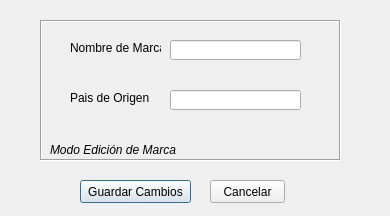
<?xml version="1.0" encoding="UTF-8"?>
<ui version="4.0">
 <class>Dialog</class>
 <widget class="QDialog" name="Dialog">
  <property name="geometry">
   <rect>
    <x>0</x>
    <y>0</y>
    <width>390</width>
    <height>216</height>
   </rect>
  </property>
  <property name="windowTitle">
   <string>Dialog</string>
  </property>
  <widget class="QFrame" name="frame">
   <property name="geometry">
    <rect>
     <x>40</x>
     <y>20</y>
     <width>301</width>
     <height>141</height>
    </rect>
   </property>
   <property name="frameShape">
    <enum>QFrame::Box</enum>
   </property>
   <property name="frameShadow">
    <enum>QFrame::Sunken</enum>
   </property>
   <widget class="QLineEdit" name="campo_pais">
    <property name="geometry">
     <rect>
      <x>130</x>
      <y>70</y>
      <width>131</width>
      <height>20</height>
     </rect>
    </property>
    <property name="statusTip">
     <string>Modifique para agregar/editar el pais de origen</string>
    </property>
   </widget>
   <widget class="QLabel" name="label_2">
    <property name="geometry">
     <rect>
      <x>30</x>
      <y>70</y>
      <width>81</width>
      <height>16</height>
     </rect>
    </property>
    <property name="text">
     <string>Pais de Origen</string>
    </property>
   </widget>
   <widget class="QLabel" name="label">
    <property name="geometry">
     <rect>
      <x>30</x>
      <y>20</y>
      <width>91</width>
      <height>16</height>
     </rect>
    </property>
    <property name="text">
     <string>Nombre de Marca</string>
    </property>
   </widget>
   <widget class="QLineEdit" name="campo_nombre">
    <property name="geometry">
     <rect>
      <x>130</x>
      <y>20</y>
      <width>131</width>
      <height>20</height>
     </rect>
    </property>
    <property name="toolTip">
     <string>Modifique para agregar/editar una nueva marca</string>
    </property>
   </widget>
   <widget class="QLabel" name="info_modo">
    <property name="geometry">
     <rect>
      <x>10</x>
      <y>120</y>
      <width>161</width>
      <height>20</height>
     </rect>
    </property>
    <property name="font">
     <font>
      <weight>50</weight>
      <italic>true</italic>
      <bold>false</bold>
     </font>
    </property>
    <property name="text">
     <string>Modo Edición de Marca</string>
    </property>
   </widget>
  </widget>
  <widget class="QPushButton" name="btn_guardar">
   <property name="geometry">
    <rect>
     <x>80</x>
     <y>180</y>
     <width>111</width>
     <height>23</height>
    </rect>
   </property>
   <property name="text">
    <string>Guardar Cambios</string>
   </property>
  </widget>
  <widget class="QPushButton" name="cancelar">
   <property name="geometry">
    <rect>
     <x>210</x>
     <y>180</y>
     <width>75</width>
     <height>23</height>
    </rect>
   </property>
   <property name="text">
    <string>Cancelar</string>
   </property>
  </widget>
 </widget>
 <resources/>
 <connections/>
</ui>
